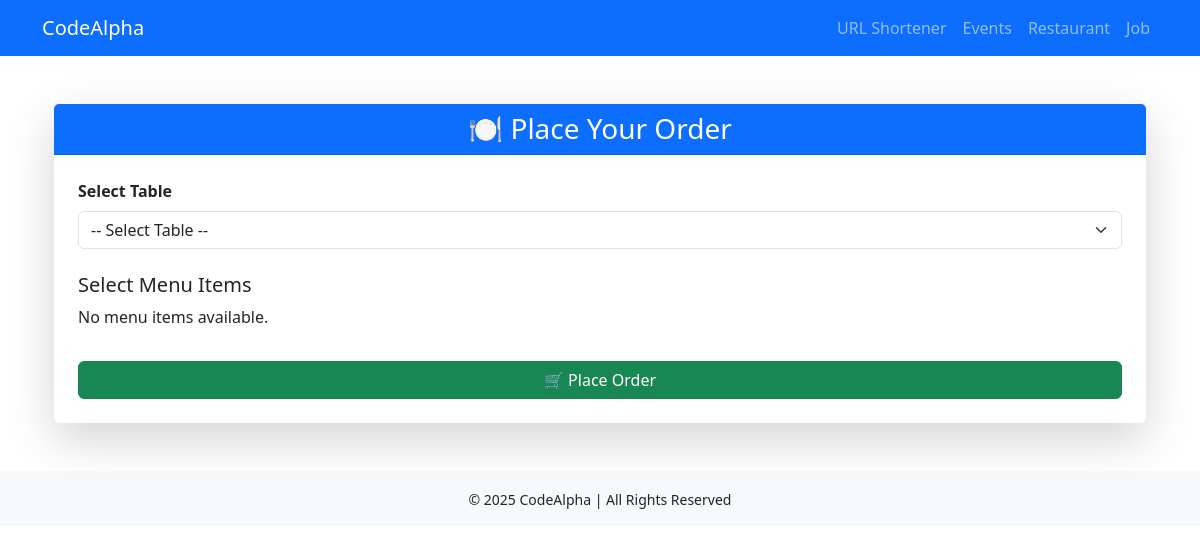
Page /restaurant/order/ on the earlier database version.
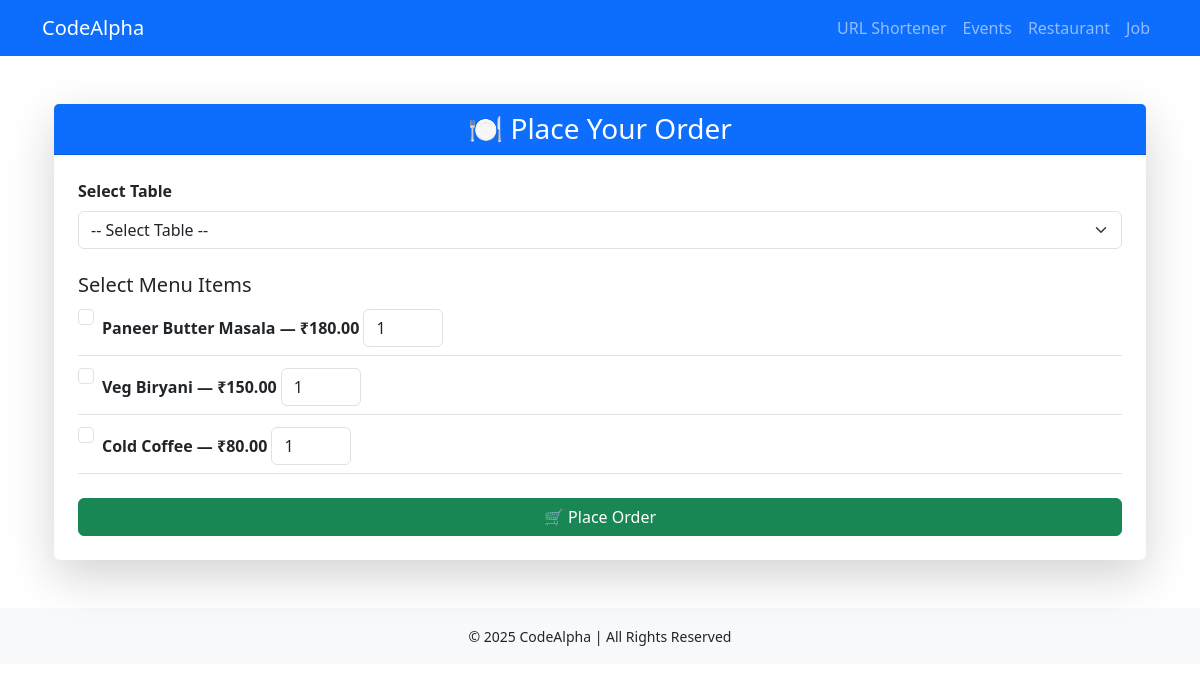
Same page on the later database version.
### restaurantapp/models.py (models this page shows, shortened)
class MenuItem(models.Model):
    name = models.CharField(max_length=200)
    description = models.TextField(blank=True)
    price = models.DecimalField(max_digits=8, decimal_places=2)
    available = models.BooleanField(default=True)

### restaurantapp/views.py (the view, shortened to what this page needs)
# urls.py: path('order/', views.place_order, name='place_order'),
def place_order(request):
    tables = Table.objects.filter(is_available=True)
    menu = MenuItem.objects.filter(available=True)
    return render(request, 'restaurant/order.html', {'tables': tables, 'menu': menu})

### templates/restaurant/order.html (shortened to what this page needs)
{% extends 'base.html' %}
{% load static %}
{% block content %}
<div class="container mt-5">
  <div class="card shadow-lg border-0">
    <div class="card-header bg-primary text-white text-center">
      <h3 class="mb-0">🍽 Place Your Order</h3>
    </div>
    <div class="card-body p-4">
      <form method="POST" class="needs-validation" novalidate>
        <div class="mb-3">
          <label for="table" class="form-label fw-semibold">Select Table</label>
          <select name="table" id="table" class="form-select" required>
            <option value="">-- Select Table --</option>
          </select>
        </div>
        <h5 class="mt-4">Select Menu Items</h5>
        {% for item in menu %}
        <div class="form-check mb-2 border-bottom pb-2">
          <input class="form-check-input" type="checkbox" name="items" value="{{ item.id }}" id="item{{ item.id }}">
          <label class="form-check-label fw-semibold" for="item{{ item.id }}">
            {{ item.name }} — ₹{{ item.price }}
          </label>
          <input type="number" name="quantities" value="1" min="1" class="form-control mt-1" style="width: 80px; display: inline-block;">
        </div>
        {% empty %}
          <p>No menu items available.</p>
        {% endfor %}
        <button type="submit" class="btn btn-success mt-3 w-100">🛒 Place Order</button>
      </form>
    </div>
  </div>
</div>
{% endblock %}

### templates/base.html (shortened to what this page needs)
<!DOCTYPE html>
<html lang="en">
<head>
  <link href="https://cdn.jsdelivr.net/npm/bootstrap@5.3.2/dist/css/bootstrap.min.css" rel="stylesheet">
</head>
<body>
  <nav class="navbar navbar-expand-lg navbar-dark bg-primary">
    <div class="container">
      <a class="navbar-brand" href="/">CodeAlpha</a>
      <div class="collapse navbar-collapse" id="navbarNav">
        <ul class="navbar-nav ms-auto">
          <li class="nav-item">
            <a class="nav-link" href="/">URL Shortener</a>
          </li>
          <li class="nav-item">
            <a class="nav-link" href="{% url 'eventapp:event_list' %}">Events</a>
          </li>
          <li class="nav-item">
            <a class="nav-link" href="{% url 'restaurantapp:menu_list' %}">Restaurant</a>
          </li>
          <li class="nav-item">
            <a class="nav-link" href="{% url 'jobapp:job_list' %}">Job</a>
          </li>
        </ul>
      </div>
    </div>
  </nav>
  <div class="container mt-5">
    {% block content %}{% endblock %}
  </div>
  <footer class="bg-light text-center py-3 mt-5">
    <small>&copy; 2025 CodeAlpha | All Rights Reserved</small>
  </footer>
</body>
</html>

Differences in the rows shown:
added MenuItem: name "Paneer Butter Masala", price "180.00"
added MenuItem: name "Veg Biryani", price "150.00"
added MenuItem: name "Cold Coffee", price "80.00"
Other differences:
text no longer shown: "No menu items available."
